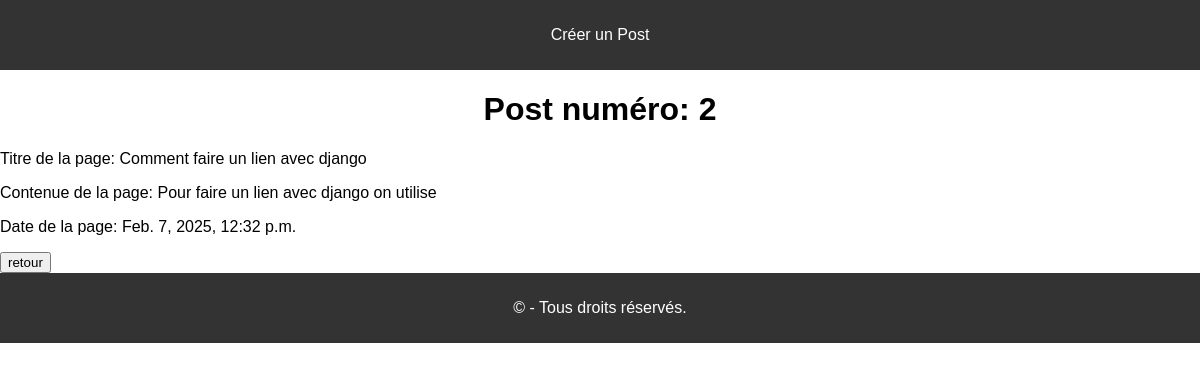
Page /posts/2/ on the committed database.
### blog/models.py (models this page shows, shortened)
class Post(models.Model):
    title = models.CharField(max_length=200)
    content = models.TextField()
    created_at = models.DateTimeField(auto_now_add=True)

### blog/views.py (the view)
# urls.py: path('posts/<int:id>/', details_posts, name='details_posts'),
def details_posts(request, id):
    post = get_object_or_404(Post, id=id)
    return render(request, 'blog/posts_detail.html', {'post': post})

### blog/templates/blog/posts_detail.html (shortened to what this page needs)
<header>
    <nav>
        <ul>
            <li><a href="{% url 'form_post' %}">Créer un Post</a></li>
        </ul>
    </nav>
</header>
<h1>Post numéro: {{ post.id }}</h1>
<p>Titre de la page: {{ post.title }}</p>
<p>Contenue de la page: {{ post.content }}</p>
<p>Date de la page: {{ post.created_at }}</p>
<a href="{% url 'post_list' %}"><button>retour</button></a>
<footer>
    <p>&copy; - Tous droits réservés.</p>
</footer>

### blog/templates/blog/posts_detail.html (style rules this page uses)
header, footer { text-align: center; background-color: #333; color: #fff; padding: 10px; }
header nav ul { padding: 0; list-style: none; }
header nav ul li { display: inline; margin: 0 10px; }
header nav ul li a { color: #fff; text-decoration: none; }
h1 { text-align: center; }

### rows in the picture
Post: id "2", title "Comment faire un lien avec django", content "Pour faire un lien avec django on utilise", created_at "Feb. 7, 2025, 12:32 p.m."
